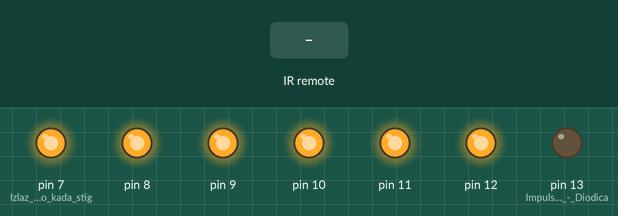
Bench run of a sketch on a simulated Arduino Nano, built with avr-gcc and run on an emulated ATmega328P. Shown: output pins drawn as LEDs (lit = HIGH). The test bench sets the inputs (shaded band). What the sketch prints to the serial monitor is not drawn.

Above: at 1.2 s.
1.3 s: infrared code 0xFFC554 received
At 2.1 s:
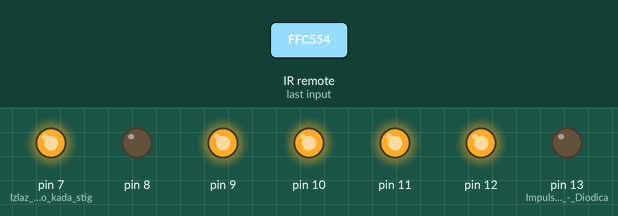
2.8 s: infrared code 0xFFC551 received
At 3.2 s:
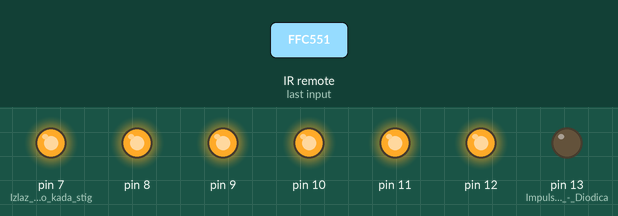
4.3 s: infrared code 0xFFD154 received
At 5.5 s:
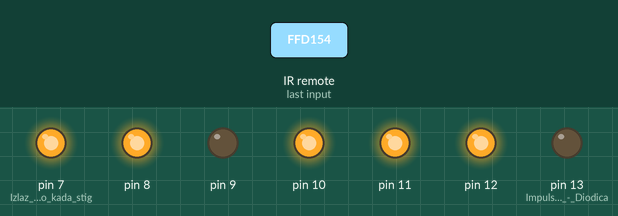
5.8 s: infrared code 0xFFD454 received
At 6.7 s:
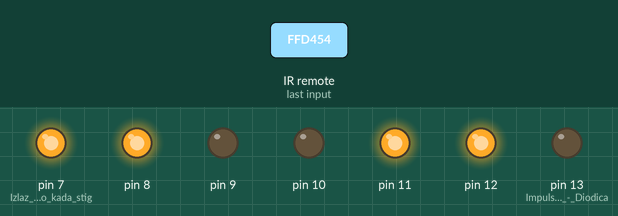
7.3 s: infrared code 0xFFD151 received
At 7.8 s:
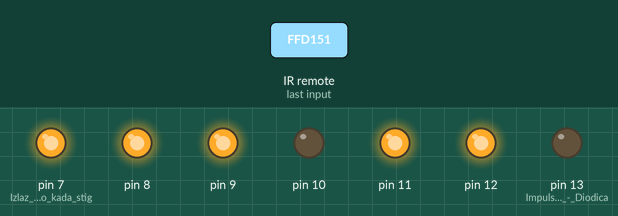
8.8 s: infrared code 0xFFD514 received
At 10.2 s:
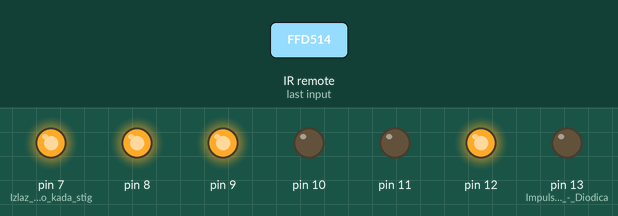
Timing chart, 0 to 11.3 s (numbered marks = the images above; inputs shaded):
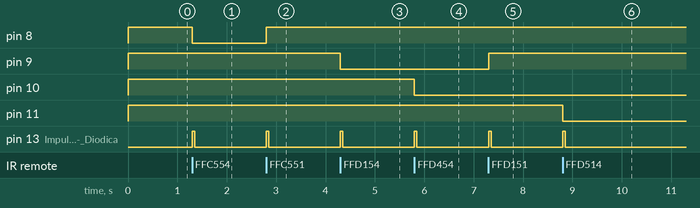

The sketch:

RF_433_Nano_Dvoriste_10102016.ino
```cpp
/*
    Prijem signala sa daljinskih upravljaca
    - konvertovanje u dvocifren broj i slanje na softverski serijski port  A1-RX,  A0-TX
    - Posebni kodovi za posebne daljince

  29.09.2016.

  Simple example for receiving
  https://github.com/sui77/rc-switch/


*/

#include <RCSwitch.h>
#include <SoftwareSerial.h>
SoftwareSerial mySerial(A1, A0); // A1- RX,  A0- TX

RCSwitch mySwitch = RCSwitch();

void blink() {                  //  Blink diode pri svakom regularno primljenom Kodu
    digitalWrite(13, HIGH);
    delay(50);
    digitalWrite(13, LOW);
      }


void setup() {

  pinMode(13, OUTPUT);    // Impulsni izlaz - Diodica na ploci NANO

  pinMode(7, OUTPUT);     // Izlaz za svetlo kada stigne signal sa PIR senzora na dvoristu

  pinMode(8, OUTPUT);     //A
  pinMode(9, OUTPUT);     //B
  pinMode(10, OUTPUT);    //C
  pinMode(11, OUTPUT);    //D
  pinMode(12, OUTPUT);    //E

  digitalWrite(13, LOW);

  digitalWrite(7, HIGH);
  digitalWrite(8, HIGH);
  digitalWrite(9, HIGH);
  digitalWrite(10, HIGH);
  digitalWrite(11, HIGH);
  digitalWrite(12, HIGH);

  Serial.begin(9600);
  mySerial.begin(9600);

  mySwitch.enableReceive(1);  // Receiver on interrupt 1 => that is pin D3

  pinMode(3, INPUT_PULLUP); // RF-ulaz
}

void loop() {
  if (mySwitch.available()) {

    int value = mySwitch.getReceivedValue();

    if (value == 0) {
      Serial.print("Unknown encoding");
    } else {
      Serial.print("Received ");
      Serial.println( mySwitch.getReceivedValue() );
//      Serial.print(" / ");
//      Serial.print( mySwitch.getReceivedBitlength() );
//      Serial.print("bit ");
//      Serial.print("Protocol: ");
//      Serial.println( mySwitch.getReceivedProtocol() );

      switch (value) {
    case 16762196:              //AAAAAAAA -ON
         digitalWrite(8,LOW);
         Serial.print("A-ON ");
         mySerial.write(11);
         blink();
      break;

    case 16762193:               //AAAAAAAA -OFF
         digitalWrite(8,HIGH);
         Serial.print("A-OFF ");
         mySerial.write(10);
         blink();
      break;

    case 16765268:            //BBBBBBB - ON
         digitalWrite(9,LOW);
         Serial.print("B-ON ");
         mySerial.write(21);
         blink();
    break;


    case 16765265:              //BBBBBBB - OFF
         digitalWrite(9,HIGH);
         Serial.print("B-OFF ");
         mySerial.write(20);
         blink();
    break;

    case 16766036:              //CCCCCCCC - ON
         digitalWrite(10,LOW);
         Serial.print("C-ON");
         mySerial.write(31);
         blink();
    break;

    case 16766033:            //CCCCCCCC - OFF
         digitalWrite(10,HIGH);
         Serial.print("C-OFF");
         mySerial.write(30);
         blink();
    break;

    case 16766228:              //DDDDDDDD - ON
         digitalWrite(11,LOW);
         Serial.print("D-ON ");
         mySerial.write(41);
         blink();
    break;

    case 16766225:            //DDDDDDDDD - OFF
         digitalWrite(11,HIGH);
         Serial.print("D-OFF ");
         mySerial.write(40);
         blink();
    break;

    case 16766276:              // EEEEEEEEEE - ON
         digitalWrite(12,LOW);
         Serial.print("E-ON ");
         mySerial.write(51);
         blink();
    break;

    case 16766273:            // EEEEEEEE - OFF
         digitalWrite(12,HIGH);
         Serial.print("E-OFF ");
         mySerial.write(50);
         blink();
    break;

    case 4822273:             //  Mali daljinski (taster A)
         digitalWrite(8,LOW);
         Serial.print("A - Mali daljinski ");
         mySerial.write(61);
         blink();
    break;

   case 4822274:             //  Mali daljinski (taster B)
         digitalWrite(8,HIGH);
         Serial.print("B - Mali daljinski ");
         mySerial.write(71);
         blink();
   break;

   case 4822276:             //  Mali daljinski (taster C)
         digitalWrite(9,LOW);
         Serial.print("C - Mali daljinski ");
         mySerial.write(60);
         blink();
   break;

   case 4822280:              //  Mali daljinski (taster D)
         digitalWrite(9,HIGH);
         Serial.print("D - Mali daljinski ");
         mySerial.write(70);
         blink();
   break;

   case  123451:              //  Prijem koda sa PIR senzora ispod TERASE ( kod za ON  )
         Serial.print("PIR senzor - neko se seta na dvoristu");
         digitalWrite(7,LOW);
         mySerial.write(81);
         blink();
   break;

   case  123450:              //  Prijem koda sa PIR senzora ispod TERASE ( kod za OFF )
         Serial.print("PIR senzor - ugasen");
         digitalWrite(7,HIGH);
         mySerial.write(80);
         blink();
   break;

  }
      }

    mySwitch.resetAvailable();
    delay(100);
  }
}
```

Measured:
- after the input at 1.3 s, pin 8: HIGH → LOW at once; pin 13 (Impulsni_izlaz_-_Diodica): LOW → HIGH at once, → LOW 0.05 s later
- after the input at 2.8 s, pin 8: LOW → HIGH at once; pin 13 (Impulsni_izlaz_-_Diodica): LOW → HIGH at once, → LOW 0.05 s later
- after the input at 4.3 s, pin 9: HIGH → LOW at once; pin 13 (Impulsni_izlaz_-_Diodica): LOW → HIGH at once, → LOW 0.05 s later
- after the input at 5.8 s, pin 10: HIGH → LOW at once; pin 13 (Impulsni_izlaz_-_Diodica): LOW → HIGH at once, → LOW 0.05 s later
- after the input at 7.3 s, pin 9: LOW → HIGH at once; pin 13 (Impulsni_izlaz_-_Diodica): LOW → HIGH at once, → LOW 0.05 s later
- after the input at 8.8 s, pin 11: HIGH → LOW at once; pin 13 (Impulsni_izlaz_-_Diodica): LOW → HIGH at once, → LOW 0.05 s later
